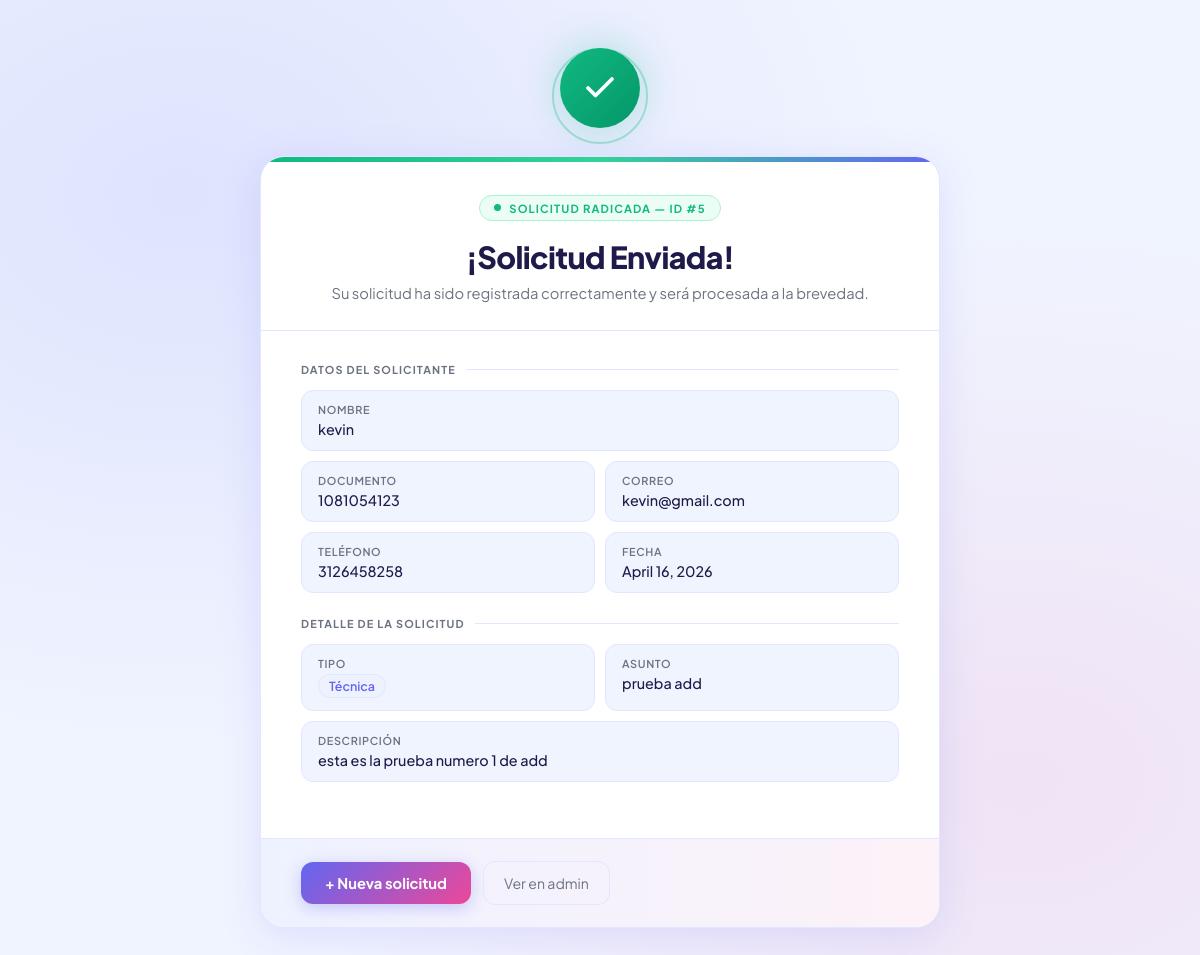
The page /solicitudes/confirmacion/5/ on the database its author committed.
### solicitudes/models.py (models this page shows, shortened)
class Solicitud(models.Model):
    TIPO_SOLICITUD_CHOICES = [
        ('academica', 'Académica'),
        ('administrativa', 'Administrativa'),
        ('tecnica', 'Técnica'),
        ('otra', 'Otra'),
    ]
    nombre_solicitante = models.CharField(max_length=150, verbose_name="Nombre del solicitante")
    documento_identidad = models.CharField(max_length=50, verbose_name="Documento de identidad")
    correo_electronico = models.EmailField(verbose_name="Correo electrónico")
    telefono_contacto = models.BigIntegerField(verbose_name="Teléfono de contacto")
    tipo_solicitud = models.CharField(
        max_length=20,
        choices=TIPO_SOLICITUD_CHOICES,
        verbose_name="Tipo de solicitud"
    )
    asunto = models.CharField(max_length=200, verbose_name="Asunto")
    descripcion_detallada = models.TextField(verbose_name="Descripción detallada")
    fecha_solicitud = models.DateField(verbose_name="Fecha de la solicitud")
    archivo_adjunto = models.FileField(
        upload_to='solicitudes/adjuntos/',
        blank=True,
        null=True,
        verbose_name="Archivo adjunto"
    )
    class Meta:
        verbose_name = "Solicitud"
        verbose_name_plural = "Solicitudes"
        ordering = ['-fecha_solicitud']

### solicitudes/views.py (the view)
# urls.py: path('confirmacion/<int:pk>/', views.confirmacion_solicitud, name='confirmacion'),
def confirmacion_solicitud(request, pk):
    from .models import Solicitud
    solicitud = Solicitud.objects.get(pk=pk)
    return render(request, 'confirmacion.html', {'solicitud': solicitud})

### solicitudes/templates/confirmacion.html (shortened to what this page needs)
<!DOCTYPE html>
<html lang="es">
<head>
</head>
<body>
<div class="page-wrapper">
  <div class="success-graphic">
    <div class="pulse-ring"></div>
    <div class="check-circle">
      <svg viewBox="0 0 24 24"><polyline points="20 6 9 17 4 12"/></svg>
    </div>
  </div>
  <div class="confirm-card">
    <div class="card-top-bar"></div>
    <div class="card-top">
      <div class="radicado-badge">
        <div class="radicado-dot"></div>
        <div class="radicado-text">Solicitud radicada — ID #{{ solicitud.pk }}</div>
      </div>
      <h1>¡Solicitud Enviada!</h1>
      <p>Su solicitud ha sido registrada correctamente y será procesada a la brevedad.</p>
    </div>
    <div class="card-body">
      <div class="section-label">Datos del solicitante</div>
      <div class="detail-grid">
        <div class="detail-item full">
          <div class="dk">Nombre</div>
          <div class="dv">{{ solicitud.nombre_solicitante }}</div>
        </div>
        <div class="detail-item">
          <div class="dk">Documento</div>
          <div class="dv">{{ solicitud.documento_identidad }}</div>
        </div>
        <div class="detail-item">
          <div class="dk">Correo</div>
          <div class="dv">{{ solicitud.correo_electronico }}</div>
        </div>
        <div class="detail-item">
          <div class="dk">Teléfono</div>
          <div class="dv">{{ solicitud.telefono_contacto }}</div>
        </div>
        <div class="detail-item">
          <div class="dk">Fecha</div>
          <div class="dv">{{ solicitud.fecha_solicitud }}</div>
        </div>
      </div>
      <div class="section-label">Detalle de la solicitud</div>
      <div class="detail-grid">
        <div class="detail-item">
          <div class="dk">Tipo</div>
          <div class="dv"><span class="tipo-badge">{{ solicitud.get_tipo_solicitud_display }}</span></div>
        </div>
        <div class="detail-item">
          <div class="dk">Asunto</div>
          <div class="dv">{{ solicitud.asunto }}</div>
        </div>
        <div class="detail-item full">
          <div class="dk">Descripción</div>
          <div class="dv">{{ solicitud.descripcion_detallada }}</div>
        </div>
      </div>
    </div>
    <div class="card-footer">
      <a href="{% url 'solicitudes:registro' %}" class="btn-primary">+ Nueva solicitud</a>
      <a href="/admin/solicitudes/solicitud/" class="btn-ghost">Ver en admin</a>
    </div>
  </div>
</div>
</body>
</html>

### solicitudes/templates/confirmacion.html (style rules this page uses)
*, *::before, *::after { box-sizing: border-box; margin: 0; padding: 0; }
:root { --bg: #f0f4ff; --white: #ffffff; --primary: #6366f1; --primary-light: #818cf8; --primary-soft: #eef2ff; --secondary: #ec4899; --secondary-soft: #fdf2f8; --text: #1e1b4b; --text-muted: #6b7280; --border: #e0e7ff; --success: #10b981; --success-soft: #ecfdf5; --shadow-lg: 0 8px 40px rgba(99,102,241,0.15); }
body { font-family: 'Plus Jakarta Sans', sans-serif; background: var(--bg); color: var(--text); min-height: 100vh; padding: 48px 20px; background-image: radial-gradient(ellipse at 15% 20%, rgba(99,102,241,0.12) 0%, transparent 50%), radial-gradient(ellipse at 85% 80%, rgba(236,72,153,0.10) 0%, transparent 50%); }
.page-wrapper { max-width: 680px; margin: 0 auto; }
.success-graphic { display: flex; justify-content: center; margin-bottom: 28px; position: relative; }
.pulse-ring { position: absolute; width: 96px; height: 96px; border-radius: 50%; border: 2px solid rgba(16,185,129,0.3); animation: ringPulse 1.5s ease-out 0.5s infinite; }
.check-circle { width: 80px; height: 80px; border-radius: 50%; background: linear-gradient(135deg, var(--success), #059669); display: flex; align-items: center; justify-content: center; position: relative; animation: popIn 0.5s cubic-bezier(0.175, 0.885, 0.32, 1.275) both; box-shadow: 0 0 40px rgba(16,185,129,0.3); }
.check-circle svg { width: 36px; height: 36px; stroke: white; stroke-width: 2.5; fill: none; stroke-linecap: round; stroke-linejoin: round; stroke-dasharray: 50; stroke-dashoffset: 50; animation: draw 0.4s 0.45s ease forwards; }
.confirm-card { background: var(--white); border-radius: 24px; box-shadow: var(--shadow-lg); overflow: hidden; border: 1px solid var(--border); }
.card-top-bar { height: 5px; background: linear-gradient(90deg, var(--success), #34d399, var(--primary)); }
.card-top { padding: 32px 40px 28px; text-align: center; border-bottom: 1px solid var(--border); }
.radicado-badge { display: inline-flex; align-items: center; gap: 8px; background: var(--success-soft); border: 1px solid #a7f3d0; border-radius: 999px; padding: 5px 14px; margin-bottom: 16px; }
.radicado-dot { width: 7px; height: 7px; background: var(--success); border-radius: 50%; }
.radicado-text { font-size: 0.7rem; font-weight: 700; color: var(--success); letter-spacing: 0.1em; text-transform: uppercase; }
.card-top h1 { font-size: 1.9rem; font-weight: 800; color: var(--text); letter-spacing: -0.02em; margin-bottom: 8px; }
.card-top p { font-size: 0.92rem; color: var(--text-muted); }
.card-body { padding: 32px 40px; }
.section-label { font-size: 0.68rem; font-weight: 700; letter-spacing: 0.1em; text-transform: uppercase; color: var(--text-muted); margin-bottom: 14px; display: flex; align-items: center; gap: 10px; }
.section-label::after { content: ''; flex: 1; height: 1px; background: var(--border); }
.detail-grid { display: grid; grid-template-columns: 1fr 1fr; gap: 10px; margin-bottom: 24px; }
.detail-item { background: var(--bg); border: 1px solid var(--border); border-radius: 12px; padding: 12px 16px; }
.detail-item.full { grid-column: span 2; }
.dk { font-size: 0.68rem; font-weight: 600; color: var(--text-muted); text-transform: uppercase; letter-spacing: 0.06em; margin-bottom: 4px; }
.dv { font-size: 0.9rem; font-weight: 500; color: var(--text); }
.tipo-badge { display: inline-block; padding: 3px 10px; border-radius: 999px; font-size: 0.78rem; font-weight: 600; background: var(--primary-soft); color: var(--primary); border: 1px solid var(--border); text-transform: capitalize; }
.card-footer { display: flex; gap: 12px; align-items: center; padding: 22px 40px; border-top: 1px solid var(--border); background: linear-gradient(to right, var(--primary-soft), var(--secondary-soft)); }
.btn-primary { display: inline-flex; align-items: center; gap: 8px; padding: 12px 24px; background: linear-gradient(135deg, var(--primary), var(--secondary)); border-radius: 12px; font-family: 'Plus Jakarta Sans', sans-serif; font-size: 0.92rem; font-weight: 700; color: white; text-decoration: none; transition: all 0.25s; box-shadow: 0 4px 16px rgba(99,102,241,0.30); }
.btn-ghost { display: inline-flex; align-items: center; gap: 8px; padding: 12px 20px; background: transparent; border: 1.5px solid var(--border); border-radius: 12px; font-family: 'Plus Jakarta Sans', sans-serif; font-size: 0.88rem; color: var(--text-muted); text-decoration: none; transition: all 0.2s; }

### rows shown on the page
Solicitud: pk "5", nombre_solicitante "kevin", documento_identidad "1081054123", correo_electronico "kevin@gmail.com", telefono_contacto "3126458258", fecha_solicitud "April 16, 2026", tipo_solicitud "Técnica", asunto "prueba add", descripcion_detallada "esta es la prueba numero 1 de add"
